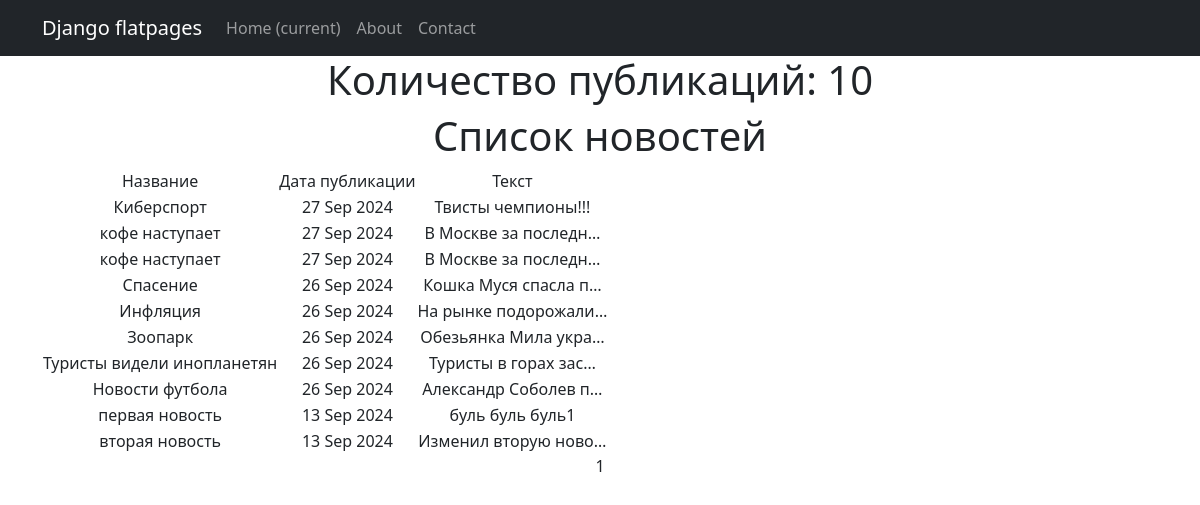
Page /post/ on the committed database.
### news/models.py (models this page shows, shortened)
class Post(models.Model):
    article = 'AR'
    news = 'NE'
    POSITIONS = [
        (article, 'Статья'),
        (news, 'Новость')
    ]
    author = models.ForeignKey(Author, on_delete=models.CASCADE)
    post_type = models.CharField(max_length=2, choices=POSITIONS, default=news)
    time_post = models.DateTimeField(auto_now_add=True)
    category = models.ManyToManyField(Category, through='PostCategory')
    title = models.CharField(max_length=255)
    text = models.TextField()
    rating = models.IntegerField(default=0)

### news/views.py (the view)
# urls.py: path('', PostsList.as_view(), name='post_list'),
class PostsList(ListView):
    model = Post
    ordering = '-time_post'
    context_object_name = 'posts'
    paginate_by = 10
    def get_queryset(self):
        queryset = super().get_queryset()
        self.filterset = PostFilter(self.request.GET, queryset)
        return self.filterset.qs
    def get_context_data(self, **kwargs):
        context = super().get_context_data(**kwargs)
        context['filterset'] = self.filterset
        return context
    def get_template_names(self):
        if self.request.path == '/post/search/':
            return 'flatpages/post_search.html'
        return 'flatpages/posts.html'

### templates/flatpages/posts.html (shortened to what this page needs)
{% extends 'flatpages/default.html' %}
{% load custom_filters %}
{% block content %}
    <h1>Количество публикаций: {{ posts|length }} </h1>
    <h1>Список новостей</h1>
        {% if posts %}
        <table>
            <tr>
                <td>Название</td>
                <td>Дата публикации</td>
                <td>Текст</td>
            </tr>
            {% for post in posts %}
            <tr>
                <td>{{ post.title }}</td>
                <td>{{ post.time_post|date:'d M Y' }}</td>
                <td>{{ post.text|truncatechars:20 }}</td>
            </tr>
            {% endfor %}
        </table>
        {% else %}
        <h2>Новостей нет! =( </h2>
        {% endif %}
   {{ page_obj.number }}
{% endblock content %}

### rows in the picture
Post: title "Киберспорт", time_post "27 Sep 2024", text "Твисты чемпионы!!!"
Post: title "кофе наступает", time_post "27 Sep 2024", text "В Москве за последн…"
Post: title "кофе наступает", time_post "27 Sep 2024", text "В Москве за последн…"
Post: title "Спасение", time_post "26 Sep 2024", text "Кошка Муся спасла п…"
Post: title "Инфляция", time_post "26 Sep 2024", text "На рынке подорожали…"
Post: title "Зоопарк", time_post "26 Sep 2024", text "Обезьянка Мила укра…"
Post: title "Туристы видели инопланетян", time_post "26 Sep 2024", text "Туристы в горах зас…"
Post: title "Новости футбола", time_post "26 Sep 2024", text "Александр Соболев п…"
Post: title "первая новость", time_post "13 Sep 2024", text "буль буль буль1"
Post: title "вторая новость", time_post "13 Sep 2024", text "Изменил вторую ново…"

### other values in the picture
{{ posts|length }} "10"
{{ page_obj.number }} "1"
